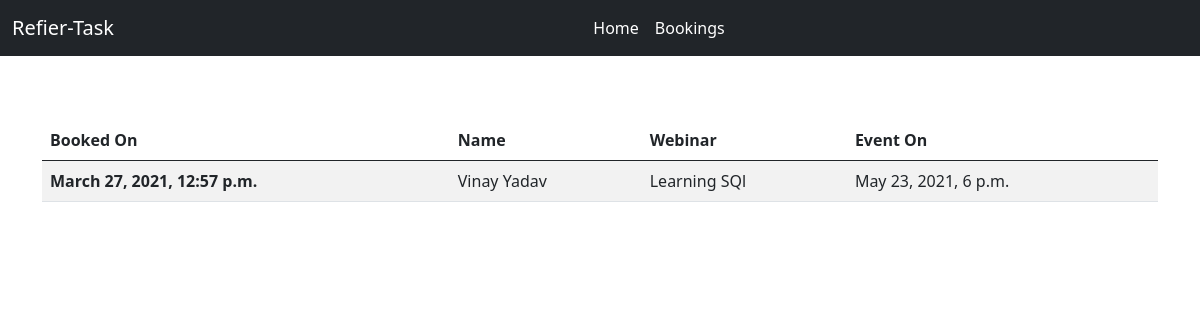
Before: /booking/ with the older database file.
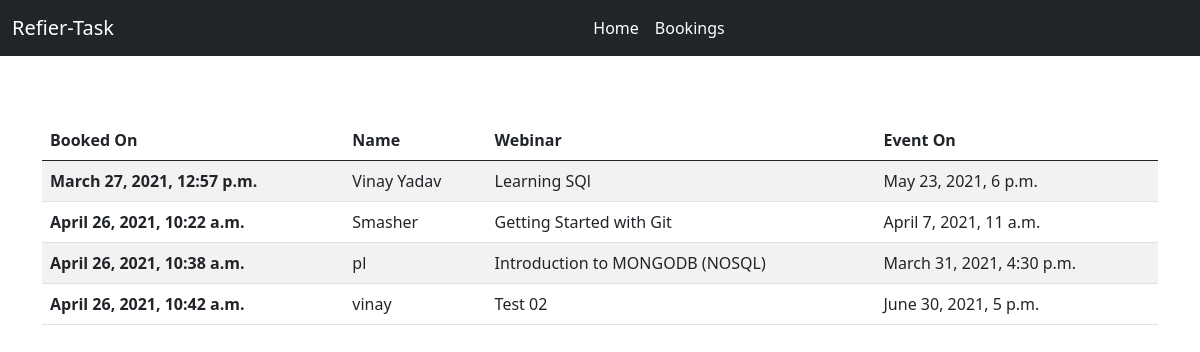
After: the same page with the newer database file.
### main/models.py (models this page shows, shortened)
class Booking(models.Model):
    created = models.DateTimeField(auto_now_add=True)
    event = models.ForeignKey(Webinar, on_delete=models.CASCADE)
    name = models.CharField(max_length=30)
    email = models.EmailField()
    mobile = models.CharField(max_length=10)
    class Meta:
        verbose_name_plural = 'Bookings'

class Webinar(models.Model):
    created = models.DateTimeField(auto_now_add=True)
    title = models.CharField(max_length=100)
    sub_heading = models.CharField(max_length=100, blank=True, null=True, verbose_name='Sub Heading')
    description = models.TextField(null=True, blank=True)
    instructor = models.CharField(max_length=30, verbose_name='Instructor Name')
    event_on = models.DateTimeField()
    cost = models.CharField(max_length=5, default=0)
    up_vote = models.IntegerField(default=0)
    down_vote = models.IntegerField(default=0)
    class Meta:
        verbose_name_plural = 'Webinars'

### main/views.py (the view)
# urls.py: path('booking/', all_bookings, name='all_bookings'),
def all_bookings(request):
    return render(
        request,
        'main/bookings.html',
        {
            'title': 'All Booking',
            'bookings': Booking.objects.all()[:25]
        }
    )

### templates/main/bookings.html
{% extends 'main/index.html' %}
{% block content %}
<div class="container" style="margin-top: 4rem;">
    {% if bookings %}
        <table class="table table-striped table-hover">
            <thead>
                <tr>
                    <th scope="col">Booked On</th>
                    <th scope="col">Name</th>
                    <th scope="col">Webinar</th>
                    <th scope="col">Event On</th>
                </tr>
            </thead>
            <tbody>
                {% for booking in bookings %}
                <tr>
                    <th scope="row">{{ booking.created }}</th>
                    <td>{{ booking.name }}</td>
                    <td>{{ booking.event.title }}</td>
                    <td>{{ booking.event.event_on }}</td>
                </tr>
                {% endfor %}
            </tbody>
        </table>
    {% else %}
        <h4>No Bookings!!</h4>
    {% endif %}
</div>
{% endblock %}

Changed rows visible on the page:
added Booking: created "April 26, 2021, 10:22 a.m.", name "Smasher", event "Getting Started with Git", event.event_on "April 7, 2021, 11 a.m."
added Booking: created "April 26, 2021, 10:38 a.m.", name "pl", event "Introduction to MONGODB (NOSQL)", event.event_on "March 31, 2021, 4:30 p.m."
added Booking: created "April 26, 2021, 10:42 a.m.", name "vinay", event "Test 02", event.event_on "June 30, 2021, 5 p.m."
